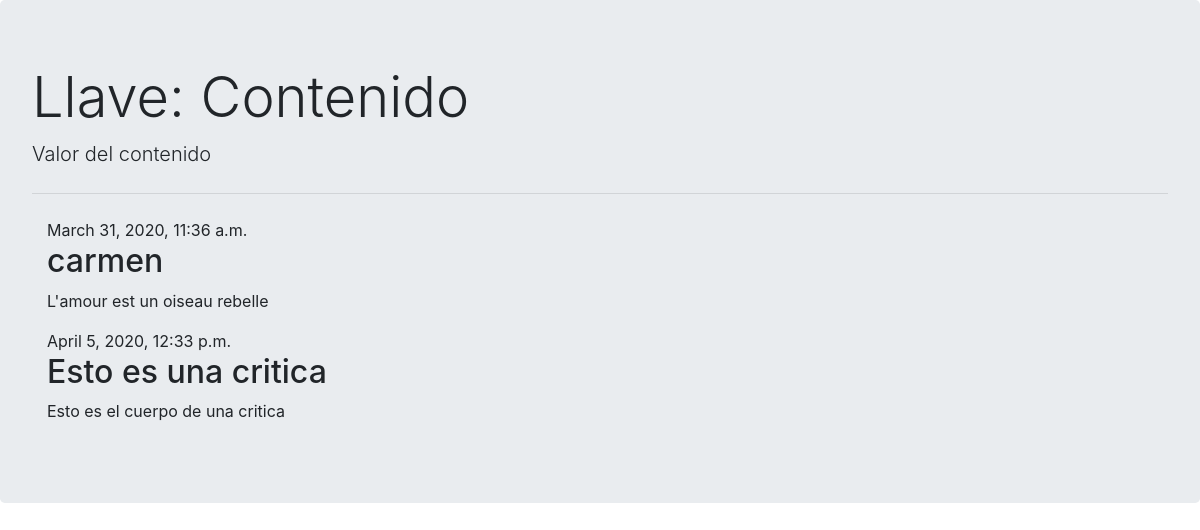
Screenshot of /cms/Contenido with the database file from the repository.
### cms/models.py (models this page shows, shortened)
class Contenido(models.Model):
    clave = models.CharField(max_length=64)
    valor = models.TextField()

class Comentario(models.Model):
    contenido = models.ForeignKey(Contenido, on_delete=models.CASCADE)
    titulo = models.CharField(max_length=200)
    cuerpo = models.TextField(blank=False)
    fecha = models.DateTimeField('publicado')

### cms/views.py (the view, shortened to what this page needs)
# urls.py: path('<str:llave>', views.get_content, name="get_content"),
@csrf_exempt
def get_content(request, llave):
    if request.method == "PUT":
        valor = request.body.decode('utf-8')
    elif request.method == "POST":
        action = request.POST['action']
        if action == "Enviar Contenido":
            valor = request.POST['valor']
    contenido = get_object_or_404(Contenido, clave=llave)
    context = {'contenido': contenido}
    return render(request, 'cms/contenido.html', context)

### cms/templates/cms/contenido.html (shortened to what this page needs)
{%  extends 'cms/content.html' %}
    {%  block contenido %}
        <h1  class="display-4">Llave: {{ contenido.clave }}</h1>
          <p  class="lead"> {{ contenido.valor }} </p>
          <hr  class="my-4">
            <div  class="content container">
                <div  class="row">
                    <div  class="col-md-8">
                    {%  for comentario in contenido.comentario_set.all %}
                        <div  class="comentario">
                            <div  class="date">
                                {{ comentario.fecha }}
                            </div>
                            <h2>{{  comentario.titulo }}</h2>
                            <p>{{  comentario.cuerpo|linebreaksbr }}</p>
                        </div>
                    {% endfor %}
                    </div>
                </div>
        </div>
    {% endblock %}

### cms/templates/cms/content.html (shortened to what this page needs)
{% load static %}
<html>
  <head>
    <link rel="stylesheet" href="{% static 'cms/bootstrap.min.css' %}">
  </head>
  <body>
    <div  class="jumbotron">
        {%  block contenido %}
        {% endblock %}
     </div>
  </body>
</html>

### rows the page displays
Contenido: clave "Contenido", valor "Valor del contenido"
Comentario: fecha "March 31, 2020, 11:36 a.m.", titulo "carmen", cuerpo "L'amour est un oiseau rebelle"
Comentario: fecha "April 5, 2020, 12:33 p.m.", titulo "Esto es una critica", cuerpo "Esto es el cuerpo de una critica"
